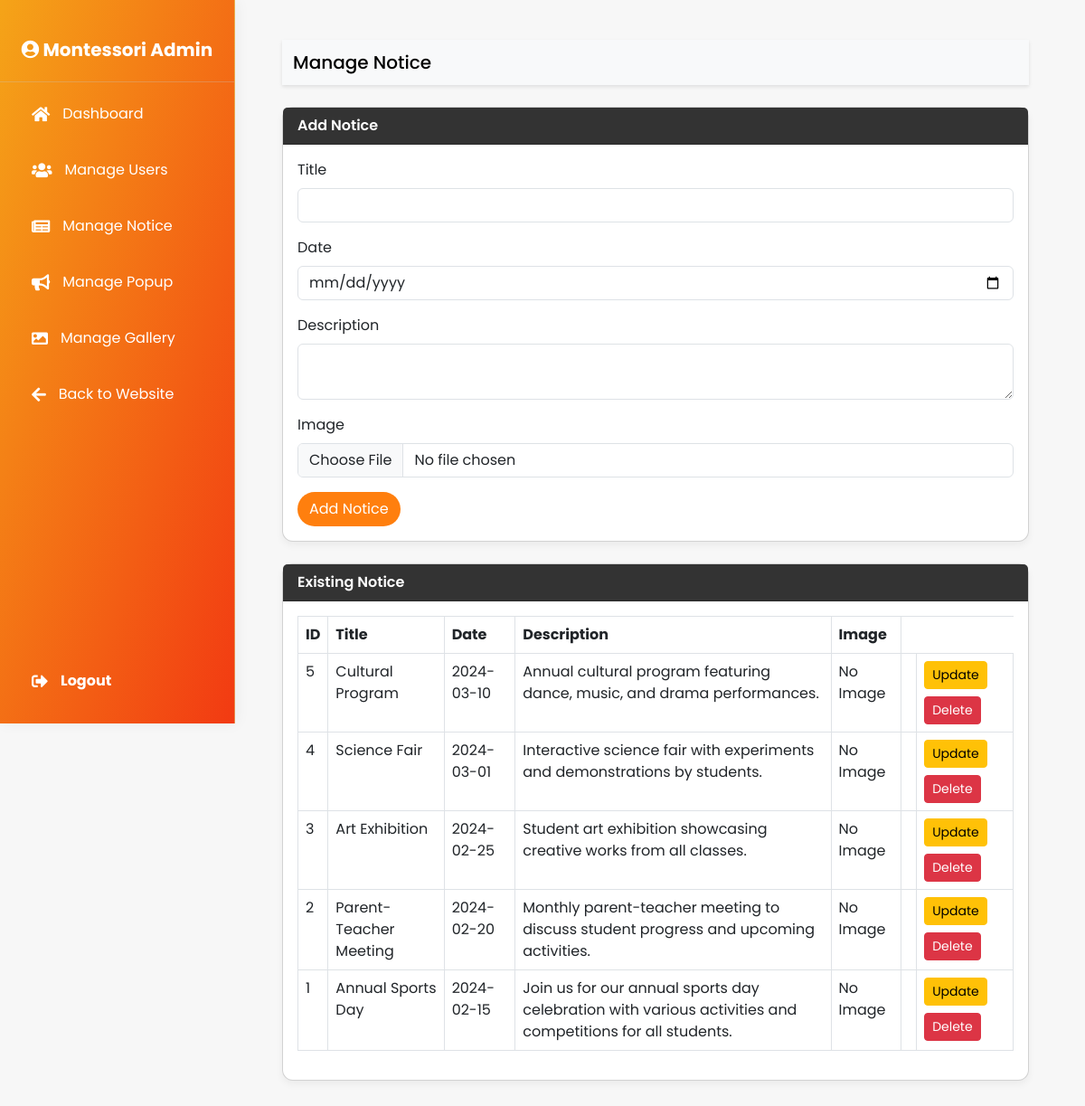
Screenshot of /manage_news.php with the database file from the repository.
### tables this page shows
CREATE TABLE `events` (
  `eid` int(11) NOT NULL AUTO_INCREMENT,
  `title` varchar(255) NOT NULL,
  `description` text NOT NULL,
  `date` date DEFAULT NULL,
  `image_path` varchar(500) DEFAULT NULL,
  `created_at` timestamp NOT NULL DEFAULT CURRENT_TIMESTAMP,
  PRIMARY KEY (`eid`)
);

### manage_news.php (the view, shortened to what this page needs)
<?php
$servername = "localhost";
$username = "root";
$password = "";
$dbname = "montessori";
$conn = new mysqli($servername, $username, $password, $dbname);
$sql = "SELECT * FROM events ORDER BY date DESC";
$result = $conn->query($sql);
?>
<!DOCTYPE html>
<html lang="en">
<head>
    <link href="https://cdn.jsdelivr.net/npm/bootstrap@5.3.0/dist/css/bootstrap.min.css" rel="stylesheet">
    <link rel="stylesheet" href="https://cdnjs.cloudflare.com/ajax/libs/font-awesome/5.15.3/css/all.min.css">
    <link rel="stylesheet" href="./css/sidebar.css">
</head>
<body>
<div class="container mt-4">
    <nav id="sidebar" class="bg-dark">
        <div class="sidebar-header">
            <i class="fas fa-user-circle user-logo"></i> Montessori Admin
        </div>
        <ul class="list-unstyled components">
    <li>
        <a href="dashboard.php">
            <i class="fas fa-home"></i> Dashboard
        </a>
    </li>
    <li>
        <a href="manage_users.php">
            <i class="fas fa-users"></i> Manage Users
        </a>
    </li>
    <li>
        <a href="manage_news.php">
            <i class="fas fa-newspaper"></i> Manage Notice
        </a>
    </li>
    <li>
        <a href="manage_popup.php">
            <i class="fas fa-bullhorn"></i> Manage Popup
        </a>
    </li>
    <li>
        <a href="manage_gallery.php">
            <i class="fas fa-image"></i> Manage Gallery
        </a>
    </li>
    <li class="bck">
        <a href="index.php">
            <i class="fas fa-arrow-left"></i> Back to Website
        </a>
    </li>
    <li class="logout logout-btn">
        <a href="dashboard.php?logout=true">
            <i class="fas  fa-sign-out-alt"></i> Logout
        </a>
    </li>
</ul>
    </nav>
    <div id="content">
        <nav class="navbar navbar-light bg-light">
            <div class="container-fluid">
                <span class="navbar-brand mb-0 h1">Manage Notice</span>
            </div>
        </nav>
<div class="card mb-4">
    <div class="card-header">Add Notice</div>
    <div class="card-body">
        <form method="POST" enctype="multipart/form-data">
            <div class="mb-3">
                <label for="title" class="form-label">Title</label>
                <input type="text" class="form-control" id="title" name="title" required>
            </div>
            <div class="mb-3">
                <label for="date" class="form-label">Date</label>
                <input type="date" class="form-control" id="date" name="date" required min="<?php echo date('Y-m-d'); ?>">
            </div>
            <div class="mb-3">
                <label for="description" class="form-label">Description</label>
                <textarea class="form-control" id="description" name="description" required></textarea>
            </div>
            <div class="mb-3">
                <label for="image" class="form-label">Image</label>
                <input type="file" class="form-control" id="image" name="image" accept="image/*">
            </div>
            <button type="submit" class="btn btn-custom">Add Notice</button>
        </form>
    </div>
</div>
           <div class="card mb-4">
    <div class="card-header">Existing Notice</div>
    <div class="card-body">
        <div class="table-responsive">
            <table class="table table-bordered table-hover">
                <thead>
                    <tr>
                        <th>ID</th>
                        <th>Title</th>
                        <th>Date</th>
                        <th>Description</th>
                        <th>Image</th>
                    </tr>
                </thead>
                <tbody>
                    <?php if ($result->num_rows > 0): ?>
                        <?php while ($row = $result->fetch_assoc()): ?>
                            <tr>
                                <td><?= $row['eid'] ?></td>
                                <td><?= $row['title'] ?></td>
                                <td><?= $row['date'] ?></td>
                                <td><?= $row['description'] ?></td>
                                <td>
                                    <?php if (!empty($row['image_path'])): ?>
                                        <img src="<?= $row['image_path'] ?>" alt="News Image" style="width: 100px; height: auto; border-radius: 8px;">
                                    <?php else: ?>
                                        <span>No Image</span>
                                    <?php endif; ?>
                                </td>
                                <td>
                                    <td>
    <button class="btn btn-sm btn-warning" data-bs-toggle="modal" data-bs-target="#updateModal<?= $row['eid'] ?>" style="margin-bottom: 8px;">Update</button>
    <a href="manage_news.php?delete_id=<?= $row['eid'] ?>" class="btn btn-sm btn-danger" onclick="return confirm('Are you sure you want to delete this news?');">Delete</a>
</td>
                                </td>
                            </tr>
                        <?php endwhile; ?>
                    <?php else: ?>
                        <tr>
                            <td colspan="6">No notice found.</td>
                        </tr>
                    <?php endif; ?>
                </tbody>
            </table>
        </div>
    </div>
</div>
        </div>
    </div>
</body>
</html>

### css/sidebar.css (style rules this page uses)
#sidebar { width: 260px; height: 100vh; position: fixed; top: 0; left: 0; background: linear-gradient(to bottom right, #f5a418, #f23a12) ; backdrop-filter: blur(12px); border-right: 1px solid rgba(200, 200, 200, 0.3); display: flex; flex-direction: column; padding-top: 20px; color: rgba(255, 255, 255, 0.6); box-shadow: 2px 0 15px rgba(0, 0, 0, 0.05); }
#sidebar .sidebar-header { font-size: 20px; font-weight: bold; text-align: center; color: #fff; padding: 20px 0; border-bottom: 1px solid rgba(200, 200, 200, 0.3); }
#sidebar ul { list-style: none; padding: 0; }
#sidebar ul li { font-size: 16px; padding: 15px 20px; margin: 8px 15px; border-radius: 8px; color:#fff; transition: all 0.3s ease; display: flex; align-items: center; }
#sidebar ul li a { text-decoration: none; color: inherit; width: 100%; display: flex; align-items: center; }
#sidebar ul li i { margin-right: 14px; font-size: 18px; color: #fff; transition: color 0.3s ease; }
#sidebar .logout-btn { margin-top: auto; margin: 20px; padding: 15px; color: white; border-radius: 8px; width: 83% ; position: absolute; bottom: 0; text-align: center; font-weight: bold; cursor: pointer; transition: background-color 0.3s ease, transform 0.2s ease; }

### manage_news.php (style rules this page uses)
body { font-family: 'Poppins', sans-serif; background-color: #f7f7f7; }
#content { margin-left: 250px; padding: 20px; transition: margin-left 0.3s; }
.navbar { background-color: #ffffff; box-shadow: 0px 2px 4px rgba(0, 0, 0, 0.1); font-weight: 600; }
.card { border-radius: 12px; box-shadow: 0px 4px 8px rgba(0, 0, 0, 0.05); }
.card-header { background-color: #333; color: #fff; font-weight: 600; }
.btn-custom { background-color: #ff7f0e; color: white; border-radius: 20px; }

### rows the page displays
events: eid "5", title "Cultural Program", date "2024-03-10", description "Annual cultural program featuring dance, music, and drama performances.", shows "No Image"
events: eid "4", title "Science Fair", date "2024-03-01", description "Interactive science fair with experiments and demonstrations by students.", shows "No Image"
events: eid "3", title "Art Exhibition", date "2024-02-25", description "Student art exhibition showcasing creative works from all classes.", shows "No Image"
events: eid "2", title "Parent-Teacher Meeting", date "2024-02-20", description "Monthly parent-teacher meeting to discuss student progress and upcoming activities.", shows "No Image"
events: eid "1", title "Annual Sports Day", date "2024-02-15", description "Join us for our annual sports day celebration with various activities and competitions for all students.", shows "No Image"
